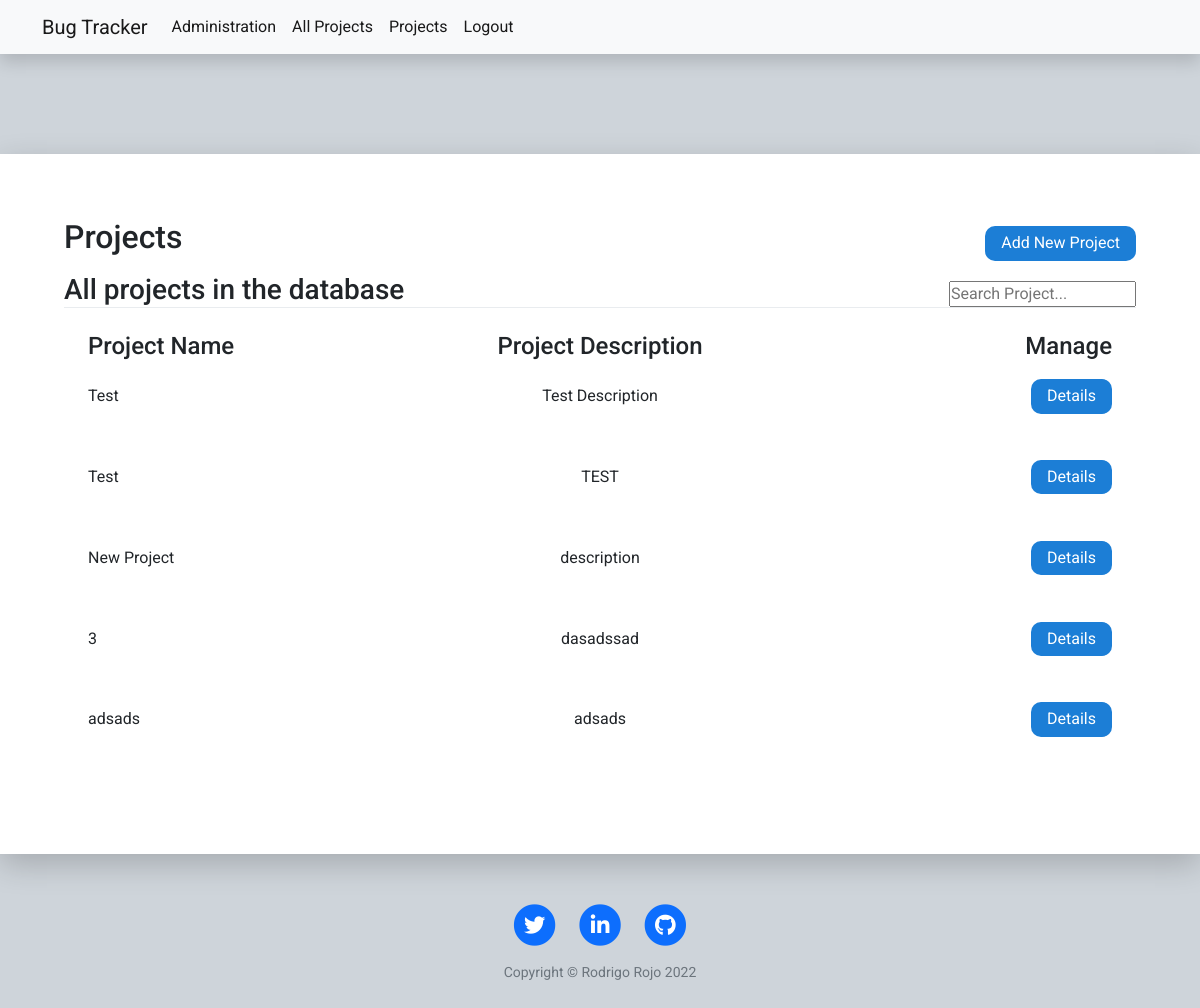
The app's page /all_projects (signed in), older data.
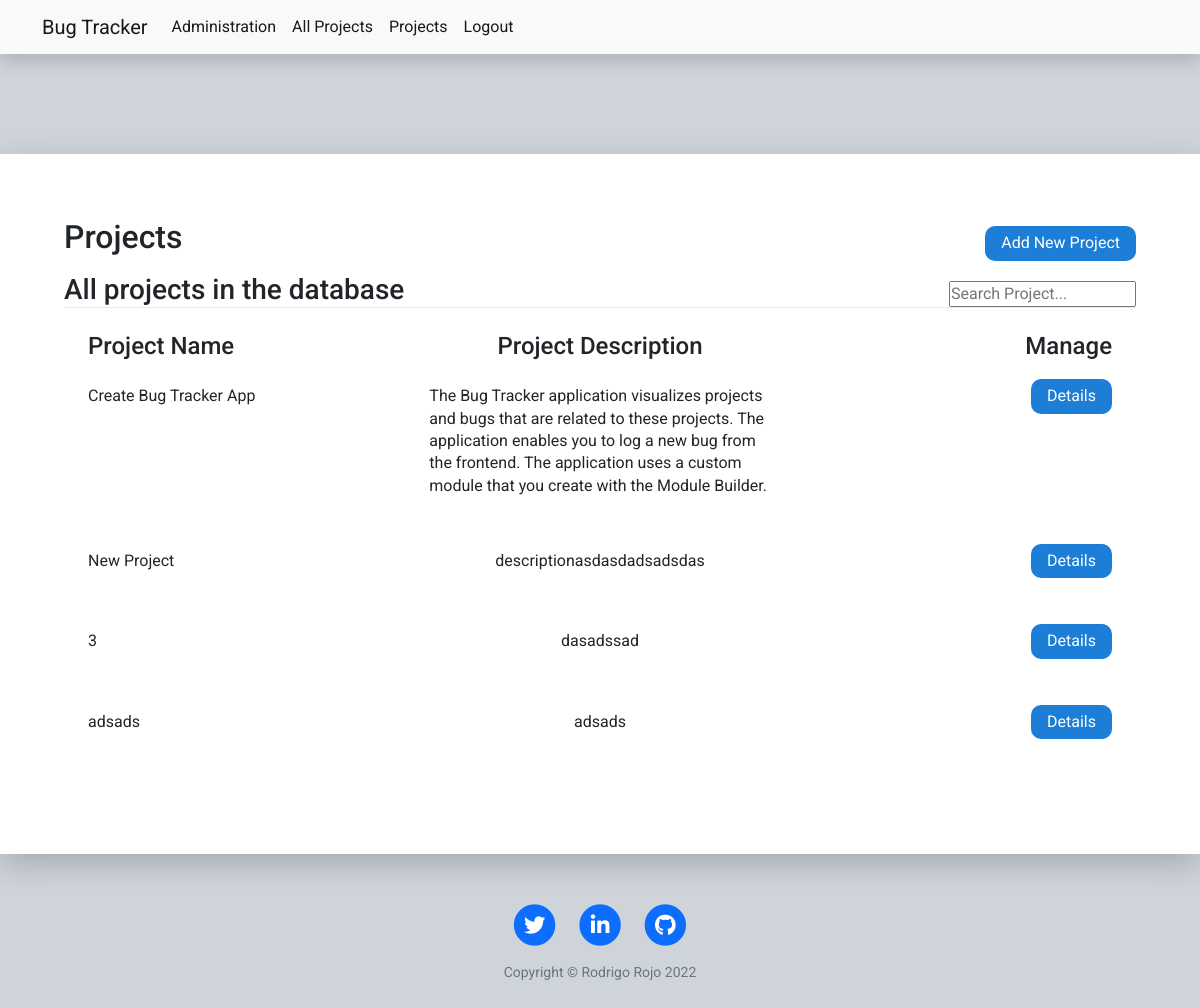
The same page, newer data.
### tables this page shows
CREATE TABLE project(id integer PRIMARY KEY,name VARCHAR(100),description VARCHAR(250),author VARCHAR(100));

### main.py (the view)
@app.route("/all_projects", methods=["POST", "GET"])
@login_required
def all_projects():
    if current_user.role == "Admin" or current_user.role == "Project Manager":
        projects = database.get_all_projects()
        return render_template("all_projects.html", projects=projects, year=year)

### database.py (called while the page is built)
def get_all_projects():
    conn = sqlite3.connect(database="bug_tracker.db")
    cur = conn.cursor()
    sql = ''' SELECT * from project; '''
    cur.execute(sql)
    data = cur.fetchall()
    conn.close()
    return data

### main.py (called while the page is built)
@login_manager.user_loader
def load_user(user_id):
    return User.query.get(user_id)

### templates/all_projects.html (shortened to what this page needs)
{% include "header.html" %}
{% if current_user.role == "Project Manager" or current_user.role == "Admin" %}
<div class="projects flex">
    <div class="project-title grid">
            <h2>Projects</h2>
            <button class="add-project-btn last-item sm-screen-hide" data-toggle="modal" data-target="#exampleModalCenter">Add New Project</button>
            <h3>All projects in the database</h4>
            <input class="last-item" type="text" id="mySearch" onkeyup="myFunction()" placeholder="Search Project..."
                        title="Type in a category">
    </div>
    <div id="myMenu" class="dashboard grid">
        <div class="project-description grid">
            <h4>Project Name</h4>
            <h4 class="second-item">Project Description</h4>
            <h4 class="last-item">Manage</h4>
        </div>
        <div class="project-data-container scroll grid">
            {% for project in projects %}
            <span class="project-data grid ">
                <p class="projectName"><label class="small-screen-label">Project Name:</label>{{project[1]}}</p>
                <p class="projectDescription second-item"><label class="small-screen-label">Project Description:</label>{{project[2]}}</p>
                <div class="project-links last-item">
                    <a class="project-details-a" href="{{url_for('project', id=project[0]) }}">Details</a>
                </div>
            </span>
            <br>
            {% endfor %}
        </div>
    </div>
</div>
{% endif %}
{% include "footer.html" %}

Row changes from the older to the newer data that the page shows:
removed project: name "Test", description "TEST"
changed project: name "Test" → "Create Bug Tracker App"; description "Test Description" → "The Bug Tracker application visualizes projects and bugs that are related to these projects. The application enables you to log a new bug from the frontend. The application uses a custom module that you create with the Module Builder."
changed project "New Project": description "description" → "descriptionasdasdadsadsdas"
